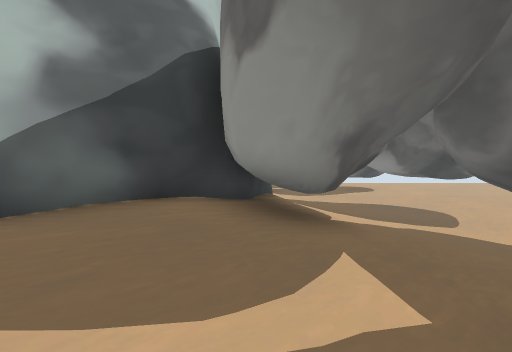
[1] (above)

24 first-person views from a walk through a scene from a Unity 3-D project. The camera is 1.4 m above the floor, tilts 4° down and sees 85° across. The floor is counted in squares, 2 m on a side. Each view is taken from the middle of a square. On the plan, view 1 faces up. The plan holds only what a view shows up to about 9 squares ahead; the rest is blank. The place goes on beyond the plan. The player character is not drawn. Some animated figures are not drawn. Some surface patterns are stand-ins.

[2]
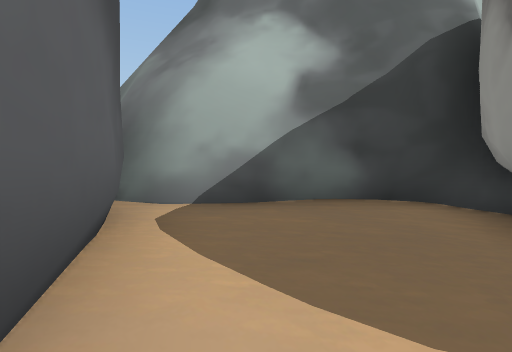

[3]
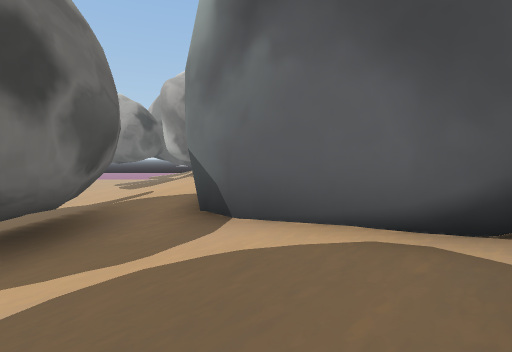

[4]
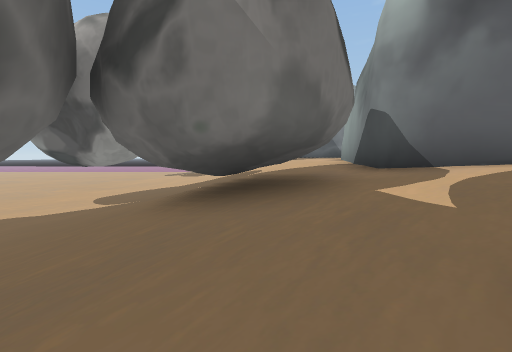

[5]
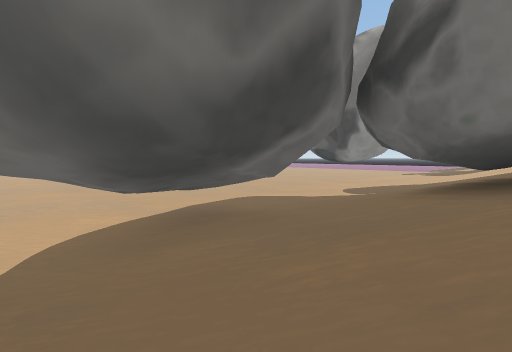

[6]
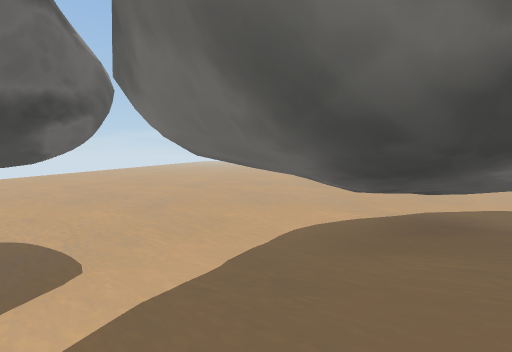

[7]
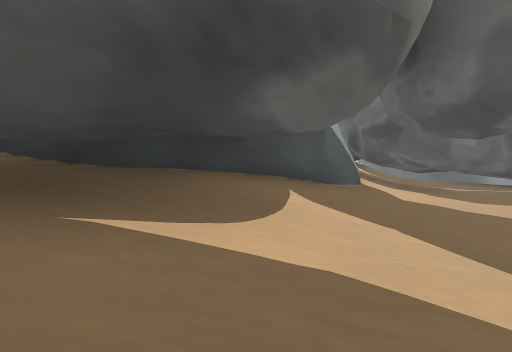

[8]
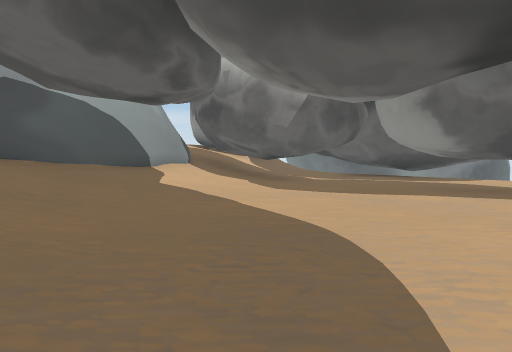

[9]
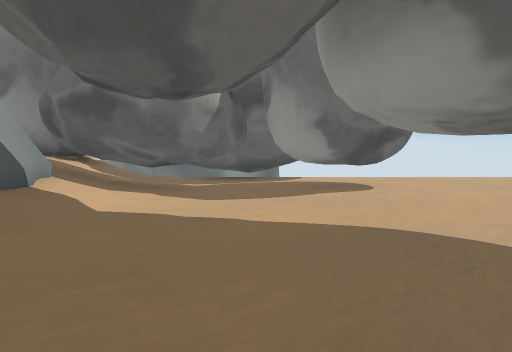

[10]
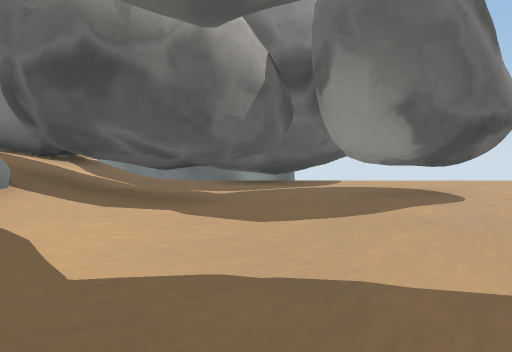

[11]
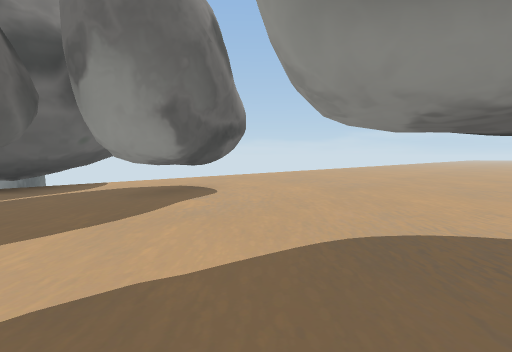

[12]
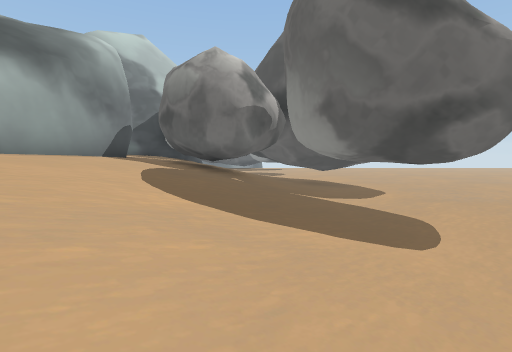

[13]
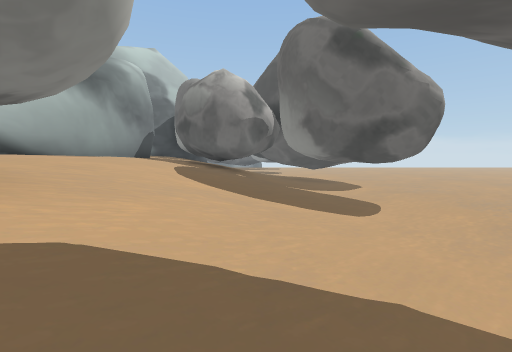

[14]
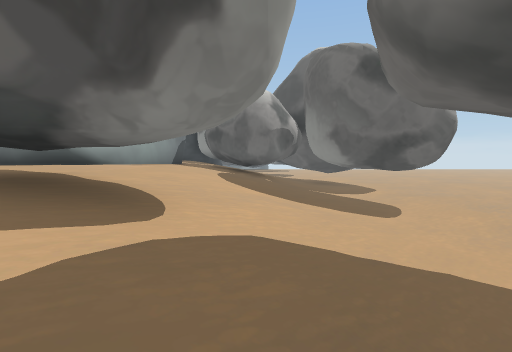

[15]
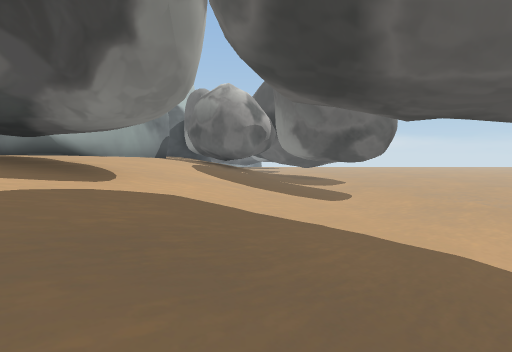

[16]
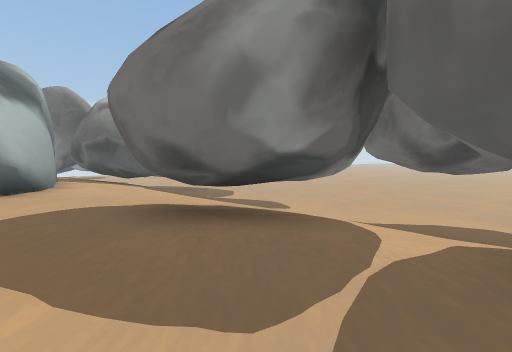

[17]
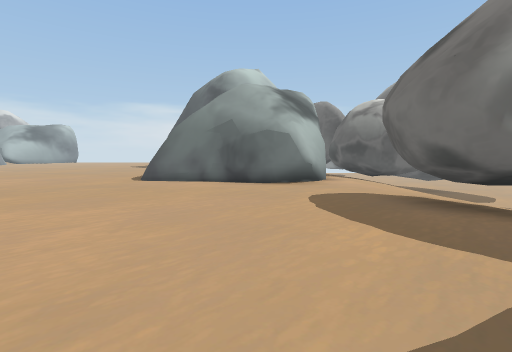

[18]
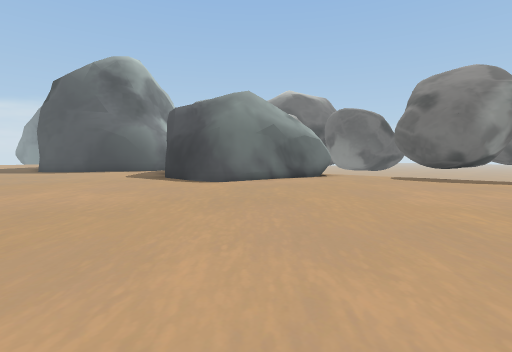

[19]
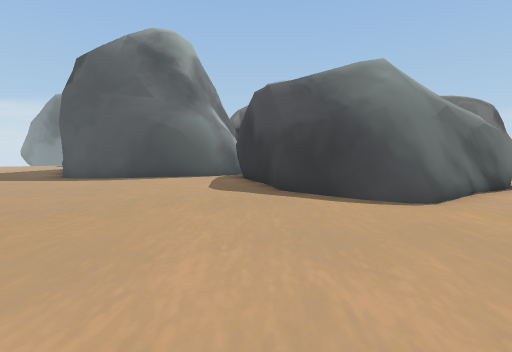

[20]
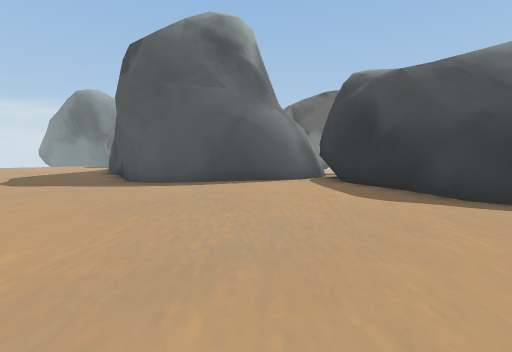

[21]
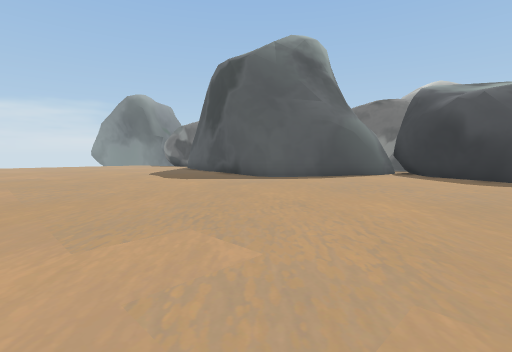

[22]
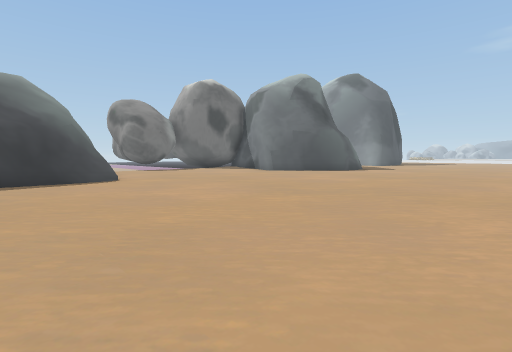

[23]
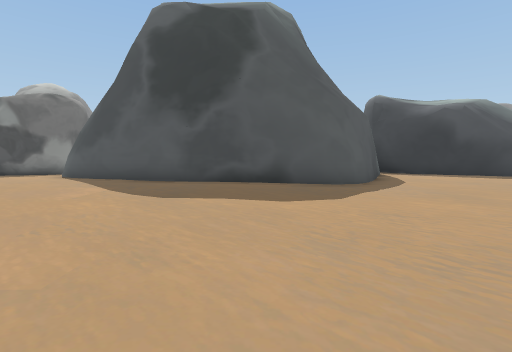

[24]
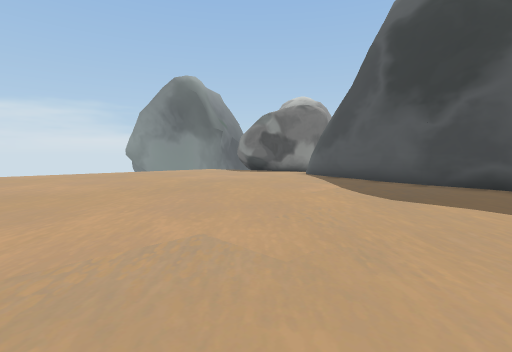

### Floor plan
Key: @ floor where view 1 was taken; # wall or solid block; x gap in a wall; . main floor; - floor 0.25 m lower than the main floor; _ floor 2.25 m lower than the main floor; < floor 2.5 m lower than the main floor; / step, stairs or slope; = window, fence, low wall or low ledge.
Columns run from 16 left of view 1 to 13 right of it. Each row starts with its distance up from view 1.
 18             ##// ####<<<<<
 17  ..         ##//<<<<<<<<<<
 16  ...         #//_<<<<< <<<<
 15 .....        #//  <<<x#<<<<
 14 ......       // ##<<<<<<<<<
 13 ....... ..    /##/<<<<<<<<<<
 12 .........#     #//<<<<<<<<<<<
 11 .........#     #//_<<<<<<<<<<<
 10 .........#     ##//<<<<<<<<<<<
  9 ........##      #///<<<<<<<<<
  8 ........#       #///<<<<<<<<
  7 ........#       #////<<<<<<<
  6 ........#       #=///_<<<<<<
  5 ........#      ##=////<<<<<<<<
  4 ........#     ####///#<<<<<<<<
  3 ........##   ##.##///## <<<<<<
  2 .........#####../////###<<<<<
  1 ............##..-###//# <<<<
  0 ............####@###///<<<<<
 -1 ...........##  #x###///<<<<<<
 -2 ...........#   #./##=//<<<<<<
 -3 ..........##   #.//////<<<<<<
 -4  .........#    #.//////<<<<<<
 -5  .........#    #./////_<<<<<<
 -6  .........######./////_<<<<<
 -7  ...............///////<<<<<
 -8  ................//////_<<<
 -9  ...............# //////<<
-10  ...............## /////<
-11  ...............###/////_<
-12  ................///////_<
-13   ...       ....#  /////_<
-14   ..         .      /

Positions as (right, up) in squares from view 1, and headings:
1: (0, 0), facing up
2: (0, 0), facing up-left
3: (-1, 3), facing down
4: (2, 4), facing down
5: (2, 5), facing down-right
6: (2, 5), facing right
7: (3, 4), facing up-left
8: (6, 8), facing up-left
9: (3, 7), facing up
10: (2, 9), facing up
11: (2, 9), facing up-right
12: (4, -10), facing up
13: (4, -12), facing up
14: (3, -13), facing up
15: (4, -14), facing up
16: (-2, -13), facing up-right
17: (-3, -14), facing up
18: (-11, -12), facing up-right
19: (-11, -7), facing up-right
20: (-12, -4), facing up-right
21: (-16, -3), facing up-right
22: (-15, -3), facing down-right
23: (-16, 6), facing right
24: (-16, 6), facing up-right
